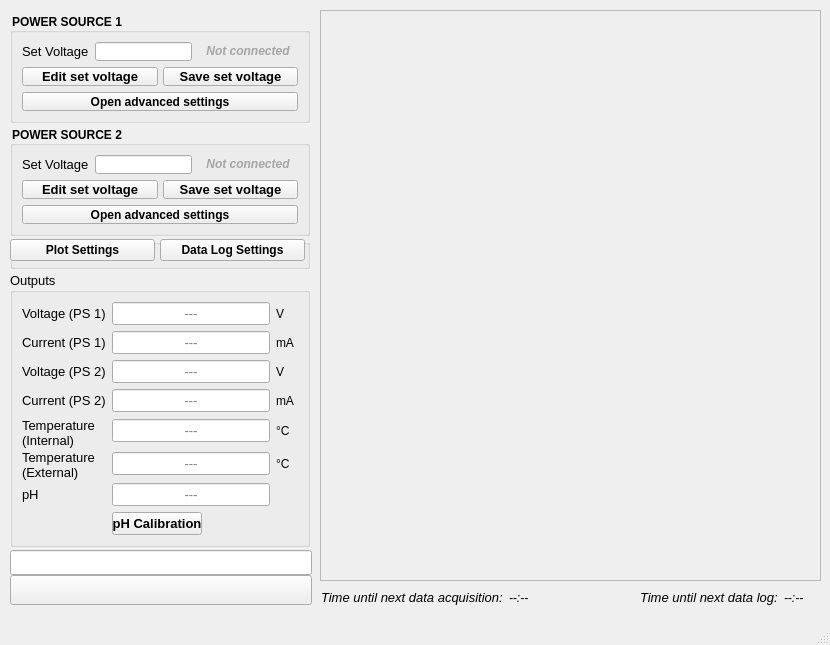
<?xml version="1.0" encoding="UTF-8"?>
<ui version="4.0">
 <class>MainWindow</class>
 <widget class="QMainWindow" name="MainWindow">
  <property name="geometry">
   <rect>
    <x>0</x>
    <y>0</y>
    <width>830</width>
    <height>645</height>
   </rect>
  </property>
  <property name="sizePolicy">
   <sizepolicy hsizetype="Fixed" vsizetype="Fixed">
    <horstretch>0</horstretch>
    <verstretch>0</verstretch>
   </sizepolicy>
  </property>
  <property name="minimumSize">
   <size>
    <width>830</width>
    <height>645</height>
   </size>
  </property>
  <property name="maximumSize">
   <size>
    <width>830</width>
    <height>645</height>
   </size>
  </property>
  <property name="windowTitle">
   <string>MainWindow</string>
  </property>
  <widget class="QWidget" name="centralwidget">
   <widget class="QWidget" name="layoutWidget">
    <property name="geometry">
     <rect>
      <x>640</x>
      <y>590</y>
      <width>190</width>
      <height>21</height>
     </rect>
    </property>
    <layout class="QFormLayout" name="formLayout_3">
     <item row="0" column="1">
      <widget class="QLabel" name="timerLabel">
       <property name="maximumSize">
        <size>
         <width>16777215</width>
         <height>18</height>
        </size>
       </property>
       <property name="font">
        <font>
         <italic>true</italic>
        </font>
       </property>
       <property name="text">
        <string>--:--</string>
       </property>
      </widget>
     </item>
     <item row="0" column="0">
      <widget class="QLabel" name="timeuntilLabel">
       <property name="maximumSize">
        <size>
         <width>16777215</width>
         <height>18</height>
        </size>
       </property>
       <property name="font">
        <font>
         <pointsize>10</pointsize>
         <italic>true</italic>
        </font>
       </property>
       <property name="text">
        <string>Time until next data log:</string>
       </property>
      </widget>
     </item>
    </layout>
   </widget>
   <widget class="QWidget" name="layoutWidget">
    <property name="geometry">
     <rect>
      <x>10</x>
      <y>10</y>
      <width>302</width>
      <height>601</height>
     </rect>
    </property>
    <layout class="QVBoxLayout" name="verticalLayout_2" stretch="0,0,0,0,0">
     <property name="spacing">
      <number>0</number>
     </property>
     <item>
      <widget class="QGroupBox" name="groupBox">
       <property name="sizePolicy">
        <sizepolicy hsizetype="Preferred" vsizetype="Fixed">
         <horstretch>0</horstretch>
         <verstretch>0</verstretch>
        </sizepolicy>
       </property>
       <property name="minimumSize">
        <size>
         <width>300</width>
         <height>0</height>
        </size>
       </property>
       <property name="maximumSize">
        <size>
         <width>300</width>
         <height>110</height>
        </size>
       </property>
       <property name="font">
        <font>
         <weight>75</weight>
         <bold>true</bold>
        </font>
       </property>
       <property name="styleSheet">
        <string notr="true">font-weight: bold</string>
       </property>
       <property name="title">
        <string>POWER SOURCE 1</string>
       </property>
       <layout class="QFormLayout" name="formLayout_2">
        <item row="0" column="1">
         <layout class="QHBoxLayout" name="horizontalLayout_13">
          <item>
           <widget class="QLineEdit" name="setvoltageDisplay">
            <property name="font">
             <font>
              <pointsize>14</pointsize>
             </font>
            </property>
            <property name="styleSheet">
             <string notr="true">font-weight: normal;</string>
            </property>
            <property name="alignment">
             <set>Qt::AlignCenter</set>
            </property>
            <property name="readOnly">
             <bool>true</bool>
            </property>
           </widget>
          </item>
          <item>
           <widget class="QLabel" name="statusPS1">
            <property name="sizePolicy">
             <sizepolicy hsizetype="Preferred" vsizetype="Preferred">
              <horstretch>0</horstretch>
              <verstretch>0</verstretch>
             </sizepolicy>
            </property>
            <property name="minimumSize">
             <size>
              <width>100</width>
              <height>0</height>
             </size>
            </property>
            <property name="maximumSize">
             <size>
              <width>100</width>
              <height>18</height>
             </size>
            </property>
            <property name="font">
             <font>
              <weight>75</weight>
              <italic>true</italic>
              <bold>true</bold>
             </font>
            </property>
            <property name="autoFillBackground">
             <bool>false</bool>
            </property>
            <property name="styleSheet">
             <string notr="true">color: rgb(165, 165, 165);</string>
            </property>
            <property name="frameShape">
             <enum>QFrame::NoFrame</enum>
            </property>
            <property name="text">
             <string>Not connected</string>
            </property>
            <property name="alignment">
             <set>Qt::AlignCenter</set>
            </property>
            <property name="wordWrap">
             <bool>false</bool>
            </property>
           </widget>
          </item>
         </layout>
        </item>
        <item row="1" column="0" colspan="2">
         <layout class="QHBoxLayout" name="horizontalLayout_2">
          <property name="spacing">
           <number>5</number>
          </property>
          <item>
           <widget class="QPushButton" name="settingsEditButton">
            <property name="minimumSize">
             <size>
              <width>0</width>
              <height>0</height>
             </size>
            </property>
            <property name="maximumSize">
             <size>
              <width>16777215</width>
              <height>16777215</height>
             </size>
            </property>
            <property name="font">
             <font>
              <pointsize>10</pointsize>
              <weight>75</weight>
              <bold>true</bold>
             </font>
            </property>
            <property name="toolTip">
             <string>Edit set voltage of PS 1</string>
            </property>
            <property name="text">
             <string>Edit set voltage</string>
            </property>
           </widget>
          </item>
          <item>
           <widget class="QPushButton" name="settingsOKButton">
            <property name="minimumSize">
             <size>
              <width>0</width>
              <height>0</height>
             </size>
            </property>
            <property name="maximumSize">
             <size>
              <width>16777215</width>
              <height>16777215</height>
             </size>
            </property>
            <property name="font">
             <font>
              <pointsize>10</pointsize>
              <weight>75</weight>
              <bold>true</bold>
             </font>
            </property>
            <property name="toolTip">
             <string>Save set changes to set voltage (PS 1)</string>
            </property>
            <property name="text">
             <string>Save set voltage</string>
            </property>
           </widget>
          </item>
         </layout>
        </item>
        <item row="2" column="0" colspan="2">
         <widget class="QPushButton" name="advsetButton">
          <property name="minimumSize">
           <size>
            <width>0</width>
            <height>0</height>
           </size>
          </property>
          <property name="maximumSize">
           <size>
            <width>16777215</width>
            <height>16777215</height>
           </size>
          </property>
          <property name="font">
           <font>
            <pointsize>9</pointsize>
            <weight>75</weight>
            <bold>true</bold>
           </font>
          </property>
          <property name="toolTip">
           <string>Open advanced settings for PS 1</string>
          </property>
          <property name="text">
           <string>Open advanced settings</string>
          </property>
         </widget>
        </item>
        <item row="0" column="0">
         <layout class="QHBoxLayout" name="horizontalLayout_11">
          <item>
           <widget class="QLabel" name="label_2">
            <property name="font">
             <font>
              <pointsize>10</pointsize>
             </font>
            </property>
            <property name="styleSheet">
             <string notr="true">font-weight:normal;</string>
            </property>
            <property name="text">
             <string>Set Voltage</string>
            </property>
           </widget>
          </item>
         </layout>
        </item>
       </layout>
      </widget>
     </item>
     <item>
      <widget class="QGroupBox" name="groupBox_3">
       <property name="sizePolicy">
        <sizepolicy hsizetype="Preferred" vsizetype="Fixed">
         <horstretch>0</horstretch>
         <verstretch>0</verstretch>
        </sizepolicy>
       </property>
       <property name="minimumSize">
        <size>
         <width>300</width>
         <height>0</height>
        </size>
       </property>
       <property name="maximumSize">
        <size>
         <width>300</width>
         <height>110</height>
        </size>
       </property>
       <property name="font">
        <font>
         <weight>75</weight>
         <bold>true</bold>
        </font>
       </property>
       <property name="styleSheet">
        <string notr="true">font-weight: bold</string>
       </property>
       <property name="title">
        <string>POWER SOURCE 2</string>
       </property>
       <layout class="QFormLayout" name="formLayout_4">
        <item row="1" column="0" colspan="2">
         <layout class="QHBoxLayout" name="horizontalLayout_12">
          <property name="spacing">
           <number>5</number>
          </property>
          <item>
           <widget class="QPushButton" name="settingsEditButton2">
            <property name="minimumSize">
             <size>
              <width>0</width>
              <height>0</height>
             </size>
            </property>
            <property name="maximumSize">
             <size>
              <width>16777215</width>
              <height>16777215</height>
             </size>
            </property>
            <property name="font">
             <font>
              <pointsize>10</pointsize>
              <weight>75</weight>
              <bold>true</bold>
             </font>
            </property>
            <property name="toolTip">
             <string>Edit set voltage of PS 2</string>
            </property>
            <property name="text">
             <string>Edit set voltage</string>
            </property>
           </widget>
          </item>
          <item>
           <widget class="QPushButton" name="settingsOKButton2">
            <property name="minimumSize">
             <size>
              <width>0</width>
              <height>0</height>
             </size>
            </property>
            <property name="maximumSize">
             <size>
              <width>16777215</width>
              <height>16777215</height>
             </size>
            </property>
            <property name="font">
             <font>
              <pointsize>10</pointsize>
              <weight>75</weight>
              <bold>true</bold>
             </font>
            </property>
            <property name="toolTip">
             <string>Save set changes to set voltage (PS 2)</string>
            </property>
            <property name="text">
             <string>Save set voltage</string>
            </property>
           </widget>
          </item>
         </layout>
        </item>
        <item row="2" column="0" colspan="2">
         <widget class="QPushButton" name="advsetButton2">
          <property name="minimumSize">
           <size>
            <width>0</width>
            <height>0</height>
           </size>
          </property>
          <property name="maximumSize">
           <size>
            <width>16777215</width>
            <height>16777215</height>
           </size>
          </property>
          <property name="font">
           <font>
            <pointsize>9</pointsize>
            <weight>75</weight>
            <bold>true</bold>
           </font>
          </property>
          <property name="toolTip">
           <string>Open advanced settings for PS 2</string>
          </property>
          <property name="text">
           <string>Open advanced settings</string>
          </property>
         </widget>
        </item>
        <item row="0" column="1">
         <layout class="QHBoxLayout" name="horizontalLayout_15">
          <item>
           <widget class="QLineEdit" name="setvoltageDisplay2">
            <property name="styleSheet">
             <string notr="true">font-weight: normal</string>
            </property>
            <property name="alignment">
             <set>Qt::AlignCenter</set>
            </property>
            <property name="readOnly">
             <bool>true</bool>
            </property>
           </widget>
          </item>
          <item>
           <widget class="QLabel" name="statusPS2">
            <property name="minimumSize">
             <size>
              <width>100</width>
              <height>0</height>
             </size>
            </property>
            <property name="maximumSize">
             <size>
              <width>100</width>
              <height>18</height>
             </size>
            </property>
            <property name="font">
             <font>
              <weight>75</weight>
              <italic>true</italic>
              <bold>true</bold>
             </font>
            </property>
            <property name="styleSheet">
             <string notr="true">color: rgb(165, 165, 165); </string>
            </property>
            <property name="text">
             <string>Not connected</string>
            </property>
            <property name="alignment">
             <set>Qt::AlignCenter</set>
            </property>
           </widget>
          </item>
         </layout>
        </item>
        <item row="0" column="0">
         <layout class="QHBoxLayout" name="horizontalLayout_14">
          <item>
           <widget class="QLabel" name="label_11">
            <property name="font">
             <font>
              <pointsize>10</pointsize>
             </font>
            </property>
            <property name="styleSheet">
             <string notr="true">font-weight: normal</string>
            </property>
            <property name="text">
             <string>Set Voltage</string>
            </property>
           </widget>
          </item>
         </layout>
        </item>
       </layout>
      </widget>
     </item>
     <item>
      <widget class="QGroupBox" name="groupBox_4">
       <property name="maximumSize">
        <size>
         <width>300</width>
         <height>30</height>
        </size>
       </property>
       <property name="title">
        <string/>
       </property>
       <widget class="QWidget" name="layoutWidget">
        <property name="geometry">
         <rect>
          <x>0</x>
          <y>0</y>
          <width>309</width>
          <height>32</height>
         </rect>
        </property>
        <layout class="QHBoxLayout" name="horizontalLayout_5">
         <property name="spacing">
          <number>5</number>
         </property>
         <property name="sizeConstraint">
          <enum>QLayout::SetFixedSize</enum>
         </property>
         <property name="rightMargin">
          <number>0</number>
         </property>
         <item>
          <widget class="QPushButton" name="plotsetButton">
           <property name="minimumSize">
            <size>
             <width>145</width>
             <height>0</height>
            </size>
           </property>
           <property name="maximumSize">
            <size>
             <width>145</width>
             <height>16777215</height>
            </size>
           </property>
           <property name="font">
            <font>
             <pointsize>9</pointsize>
             <weight>75</weight>
             <bold>true</bold>
            </font>
           </property>
           <property name="text">
            <string>Plot Settings</string>
           </property>
          </widget>
         </item>
         <item>
          <widget class="QPushButton" name="datalogButton">
           <property name="minimumSize">
            <size>
             <width>145</width>
             <height>0</height>
            </size>
           </property>
           <property name="maximumSize">
            <size>
             <width>145</width>
             <height>16777215</height>
            </size>
           </property>
           <property name="font">
            <font>
             <pointsize>9</pointsize>
             <weight>75</weight>
             <bold>true</bold>
            </font>
           </property>
           <property name="text">
            <string>Data Log Settings</string>
           </property>
          </widget>
         </item>
        </layout>
       </widget>
      </widget>
     </item>
     <item>
      <widget class="QGroupBox" name="groupBox_2">
       <property name="sizePolicy">
        <sizepolicy hsizetype="Preferred" vsizetype="Fixed">
         <horstretch>0</horstretch>
         <verstretch>0</verstretch>
        </sizepolicy>
       </property>
       <property name="minimumSize">
        <size>
         <width>300</width>
         <height>0</height>
        </size>
       </property>
       <property name="maximumSize">
        <size>
         <width>300</width>
         <height>275</height>
        </size>
       </property>
       <property name="font">
        <font>
         <pointsize>10</pointsize>
        </font>
       </property>
       <property name="title">
        <string>Outputs </string>
       </property>
       <layout class="QFormLayout" name="formLayout">
        <item row="0" column="0">
         <widget class="QLabel" name="label_5">
          <property name="text">
           <string>Voltage (PS 1)</string>
          </property>
         </widget>
        </item>
        <item row="0" column="1">
         <layout class="QHBoxLayout" name="horizontalLayout_6">
          <item>
           <widget class="QLineEdit" name="voltageDisplay">
            <property name="maximumSize">
             <size>
              <width>16777215</width>
              <height>16777215</height>
             </size>
            </property>
            <property name="font">
             <font>
              <pointsize>10</pointsize>
             </font>
            </property>
            <property name="cursor">
             <cursorShape>ArrowCursor</cursorShape>
            </property>
            <property name="alignment">
             <set>Qt::AlignCenter</set>
            </property>
            <property name="readOnly">
             <bool>true</bool>
            </property>
            <property name="placeholderText">
             <string>---</string>
            </property>
           </widget>
          </item>
          <item>
           <widget class="QLabel" name="currentunitLabel_2">
            <property name="minimumSize">
             <size>
              <width>22</width>
              <height>0</height>
             </size>
            </property>
            <property name="maximumSize">
             <size>
              <width>16777215</width>
              <height>16777215</height>
             </size>
            </property>
            <property name="font">
             <font>
              <pointsize>9</pointsize>
             </font>
            </property>
            <property name="text">
             <string>V</string>
            </property>
           </widget>
          </item>
         </layout>
        </item>
        <item row="1" column="0">
         <widget class="QLabel" name="currentLabel">
          <property name="font">
           <font>
            <pointsize>10</pointsize>
           </font>
          </property>
          <property name="autoFillBackground">
           <bool>false</bool>
          </property>
          <property name="text">
           <string>Current (PS 1)</string>
          </property>
         </widget>
        </item>
        <item row="1" column="1">
         <layout class="QHBoxLayout" name="horizontalLayout">
          <item>
           <widget class="QLineEdit" name="currentDisplay">
            <property name="maximumSize">
             <size>
              <width>16777215</width>
              <height>16777215</height>
             </size>
            </property>
            <property name="font">
             <font>
              <pointsize>10</pointsize>
             </font>
            </property>
            <property name="cursor">
             <cursorShape>ArrowCursor</cursorShape>
            </property>
            <property name="alignment">
             <set>Qt::AlignCenter</set>
            </property>
            <property name="readOnly">
             <bool>true</bool>
            </property>
            <property name="placeholderText">
             <string>---</string>
            </property>
           </widget>
          </item>
          <item>
           <widget class="QLabel" name="currentunitLabel">
            <property name="minimumSize">
             <size>
              <width>22</width>
              <height>0</height>
             </size>
            </property>
            <property name="maximumSize">
             <size>
              <width>16777215</width>
              <height>16777215</height>
             </size>
            </property>
            <property name="font">
             <font>
              <pointsize>9</pointsize>
             </font>
            </property>
            <property name="text">
             <string>mA</string>
            </property>
           </widget>
          </item>
         </layout>
        </item>
        <item row="2" column="0">
         <widget class="QLabel" name="label_6">
          <property name="text">
           <string>Voltage (PS 2)</string>
          </property>
         </widget>
        </item>
        <item row="2" column="1">
         <layout class="QHBoxLayout" name="horizontalLayout_9">
          <item>
           <widget class="QLineEdit" name="voltageDisplay2">
            <property name="maximumSize">
             <size>
              <width>16777215</width>
              <height>16777215</height>
             </size>
            </property>
            <property name="font">
             <font>
              <pointsize>10</pointsize>
             </font>
            </property>
            <property name="cursor">
             <cursorShape>ArrowCursor</cursorShape>
            </property>
            <property name="alignment">
             <set>Qt::AlignCenter</set>
            </property>
            <property name="readOnly">
             <bool>true</bool>
            </property>
            <property name="placeholderText">
             <string>---</string>
            </property>
           </widget>
          </item>
          <item>
           <widget class="QLabel" name="currentunitLabel_4">
            <property name="minimumSize">
             <size>
              <width>22</width>
              <height>0</height>
             </size>
            </property>
            <property name="maximumSize">
             <size>
              <width>16777215</width>
              <height>16777215</height>
             </size>
            </property>
            <property name="font">
             <font>
              <pointsize>9</pointsize>
             </font>
            </property>
            <property name="text">
             <string>V</string>
            </property>
           </widget>
          </item>
         </layout>
        </item>
        <item row="3" column="0">
         <widget class="QLabel" name="currentLabel_2">
          <property name="font">
           <font>
            <pointsize>10</pointsize>
           </font>
          </property>
          <property name="autoFillBackground">
           <bool>false</bool>
          </property>
          <property name="text">
           <string>Current (PS 2)</string>
          </property>
         </widget>
        </item>
        <item row="3" column="1">
         <layout class="QHBoxLayout" name="horizontalLayout_10">
          <item>
           <widget class="QLineEdit" name="currentDisplay2">
            <property name="maximumSize">
             <size>
              <width>16777215</width>
              <height>16777215</height>
             </size>
            </property>
            <property name="font">
             <font>
              <pointsize>10</pointsize>
             </font>
            </property>
            <property name="cursor">
             <cursorShape>ArrowCursor</cursorShape>
            </property>
            <property name="alignment">
             <set>Qt::AlignCenter</set>
            </property>
            <property name="readOnly">
             <bool>true</bool>
            </property>
            <property name="placeholderText">
             <string>---</string>
            </property>
           </widget>
          </item>
          <item>
           <widget class="QLabel" name="currentunitLabel_5">
            <property name="minimumSize">
             <size>
              <width>22</width>
              <height>0</height>
             </size>
            </property>
            <property name="maximumSize">
             <size>
              <width>16777215</width>
              <height>16777215</height>
             </size>
            </property>
            <property name="font">
             <font>
              <pointsize>9</pointsize>
             </font>
            </property>
            <property name="text">
             <string>mA</string>
            </property>
           </widget>
          </item>
         </layout>
        </item>
        <item row="4" column="0">
         <widget class="QLabel" name="tempLabel">
          <property name="minimumSize">
           <size>
            <width>0</width>
            <height>30</height>
           </size>
          </property>
          <property name="maximumSize">
           <size>
            <width>80</width>
            <height>16777215</height>
           </size>
          </property>
          <property name="font">
           <font>
            <pointsize>10</pointsize>
           </font>
          </property>
          <property name="text">
           <string>Temperature (Internal)</string>
          </property>
          <property name="wordWrap">
           <bool>true</bool>
          </property>
         </widget>
        </item>
        <item row="4" column="1">
         <layout class="QHBoxLayout" name="horizontalLayout_3">
          <item>
           <widget class="QLineEdit" name="tempDisplay1">
            <property name="maximumSize">
             <size>
              <width>16777215</width>
              <height>16777215</height>
             </size>
            </property>
            <property name="font">
             <font>
              <pointsize>10</pointsize>
             </font>
            </property>
            <property name="cursor">
             <cursorShape>ArrowCursor</cursorShape>
            </property>
            <property name="alignment">
             <set>Qt::AlignCenter</set>
            </property>
            <property name="dragEnabled">
             <bool>false</bool>
            </property>
            <property name="readOnly">
             <bool>true</bool>
            </property>
            <property name="placeholderText">
             <string>---</string>
            </property>
           </widget>
          </item>
          <item>
           <widget class="QLabel" name="tempunitLabel">
            <property name="minimumSize">
             <size>
              <width>22</width>
              <height>0</height>
             </size>
            </property>
            <property name="maximumSize">
             <size>
              <width>16777215</width>
              <height>16777215</height>
             </size>
            </property>
            <property name="font">
             <font>
              <pointsize>9</pointsize>
             </font>
            </property>
            <property name="text">
             <string>°C </string>
            </property>
           </widget>
          </item>
         </layout>
        </item>
        <item row="5" column="0">
         <widget class="QLabel" name="tempLabel_2">
          <property name="minimumSize">
           <size>
            <width>0</width>
            <height>30</height>
           </size>
          </property>
          <property name="maximumSize">
           <size>
            <width>80</width>
            <height>16777215</height>
           </size>
          </property>
          <property name="font">
           <font>
            <pointsize>10</pointsize>
           </font>
          </property>
          <property name="text">
           <string>Temperature (External)</string>
          </property>
          <property name="wordWrap">
           <bool>true</bool>
          </property>
         </widget>
        </item>
        <item row="5" column="1">
         <layout class="QHBoxLayout" name="horizontalLayout_7">
          <item>
           <widget class="QLineEdit" name="tempDisplay2">
            <property name="maximumSize">
             <size>
              <width>16777215</width>
              <height>16777215</height>
             </size>
            </property>
            <property name="font">
             <font>
              <pointsize>10</pointsize>
             </font>
            </property>
            <property name="cursor">
             <cursorShape>ArrowCursor</cursorShape>
            </property>
            <property name="alignment">
             <set>Qt::AlignCenter</set>
            </property>
            <property name="dragEnabled">
             <bool>false</bool>
            </property>
            <property name="readOnly">
             <bool>true</bool>
            </property>
            <property name="placeholderText">
             <string>---</string>
            </property>
           </widget>
          </item>
          <item>
           <widget class="QLabel" name="tempunitLabel_2">
            <property name="minimumSize">
             <size>
              <width>22</width>
              <height>0</height>
             </size>
            </property>
            <property name="maximumSize">
             <size>
              <width>16777215</width>
              <height>16777215</height>
             </size>
            </property>
            <property name="font">
             <font>
              <pointsize>9</pointsize>
             </font>
            </property>
            <property name="text">
             <string>°C </string>
            </property>
           </widget>
          </item>
         </layout>
        </item>
        <item row="6" column="0">
         <widget class="QLabel" name="pHLabel">
          <property name="font">
           <font>
            <pointsize>10</pointsize>
           </font>
          </property>
          <property name="text">
           <string>pH</string>
          </property>
         </widget>
        </item>
        <item row="6" column="1">
         <layout class="QHBoxLayout" name="horizontalLayout_4">
          <item>
           <widget class="QLineEdit" name="pHDisplay">
            <property name="sizePolicy">
             <sizepolicy hsizetype="MinimumExpanding" vsizetype="Fixed">
              <horstretch>0</horstretch>
              <verstretch>0</verstretch>
             </sizepolicy>
            </property>
            <property name="maximumSize">
             <size>
              <width>16777215</width>
              <height>16777215</height>
             </size>
            </property>
            <property name="font">
             <font>
              <pointsize>10</pointsize>
             </font>
            </property>
            <property name="cursor">
             <cursorShape>ArrowCursor</cursorShape>
            </property>
            <property name="alignment">
             <set>Qt::AlignCenter</set>
            </property>
            <property name="readOnly">
             <bool>true</bool>
            </property>
            <property name="placeholderText">
             <string>---</string>
            </property>
           </widget>
          </item>
          <item>
           <widget class="QLabel" name="tempunitLabel_3">
            <property name="minimumSize">
             <size>
              <width>22</width>
              <height>0</height>
             </size>
            </property>
            <property name="maximumSize">
             <size>
              <width>16777215</width>
              <height>16777215</height>
             </size>
            </property>
            <property name="font">
             <font>
              <pointsize>9</pointsize>
             </font>
            </property>
            <property name="text">
             <string/>
            </property>
           </widget>
          </item>
         </layout>
        </item>
        <item row="7" column="1">
         <widget class="QPushButton" name="pHCalibration1">
          <property name="minimumSize">
           <size>
            <width>90</width>
            <height>0</height>
           </size>
          </property>
          <property name="maximumSize">
           <size>
            <width>90</width>
            <height>16777215</height>
           </size>
          </property>
          <property name="font">
           <font>
            <weight>75</weight>
            <bold>true</bold>
           </font>
          </property>
          <property name="text">
           <string>pH Calibration</string>
          </property>
         </widget>
        </item>
       </layout>
      </widget>
     </item>
     <item>
      <layout class="QVBoxLayout" name="verticalLayout">
       <property name="spacing">
        <number>0</number>
       </property>
       <property name="sizeConstraint">
        <enum>QLayout::SetMaximumSize</enum>
       </property>
       <item>
        <widget class="QLineEdit" name="onlineDisplay">
         <property name="minimumSize">
          <size>
           <width>0</width>
           <height>25</height>
          </size>
         </property>
         <property name="maximumSize">
          <size>
           <width>16777215</width>
           <height>25</height>
          </size>
         </property>
         <property name="font">
          <font>
           <pointsize>10</pointsize>
          </font>
         </property>
         <property name="cursor">
          <cursorShape>ArrowCursor</cursorShape>
         </property>
         <property name="text">
          <string/>
         </property>
         <property name="alignment">
          <set>Qt::AlignCenter</set>
         </property>
         <property name="readOnly">
          <bool>true</bool>
         </property>
        </widget>
       </item>
       <item>
        <widget class="QPushButton" name="startButton">
         <property name="minimumSize">
          <size>
           <width>0</width>
           <height>30</height>
          </size>
         </property>
         <property name="maximumSize">
          <size>
           <width>16777215</width>
           <height>30</height>
          </size>
         </property>
         <property name="font">
          <font>
           <pointsize>9</pointsize>
           <weight>75</weight>
           <bold>true</bold>
          </font>
         </property>
         <property name="text">
          <string/>
         </property>
         <property name="checkable">
          <bool>true</bool>
         </property>
        </widget>
       </item>
      </layout>
     </item>
    </layout>
   </widget>
   <widget class="QScrollArea" name="graphingArea">
    <property name="geometry">
     <rect>
      <x>320</x>
      <y>10</y>
      <width>501</width>
      <height>571</height>
     </rect>
    </property>
    <property name="widgetResizable">
     <bool>true</bool>
    </property>
    <widget class="QWidget" name="graphingAreaWidgetContents">
     <property name="geometry">
      <rect>
       <x>0</x>
       <y>0</y>
       <width>499</width>
       <height>569</height>
      </rect>
     </property>
    </widget>
   </widget>
   <widget class="QWidget" name="layoutWidget_2">
    <property name="geometry">
     <rect>
      <x>321</x>
      <y>590</y>
      <width>241</width>
      <height>21</height>
     </rect>
    </property>
    <layout class="QFormLayout" name="formLayout_5">
     <item row="0" column="0">
      <widget class="QLabel" name="timeuntilLabel_3">
       <property name="maximumSize">
        <size>
         <width>16777215</width>
         <height>18</height>
        </size>
       </property>
       <property name="font">
        <font>
         <pointsize>10</pointsize>
         <italic>true</italic>
        </font>
       </property>
       <property name="text">
        <string>Time until next data acquisition:</string>
       </property>
      </widget>
     </item>
     <item row="0" column="1">
      <widget class="QLabel" name="acquisitionTimerLabel">
       <property name="maximumSize">
        <size>
         <width>16777215</width>
         <height>18</height>
        </size>
       </property>
       <property name="font">
        <font>
         <italic>true</italic>
        </font>
       </property>
       <property name="text">
        <string>--:--</string>
       </property>
      </widget>
     </item>
    </layout>
   </widget>
  </widget>
  <widget class="QStatusBar" name="statusbar">
   <property name="styleSheet">
    <string notr="true"/>
   </property>
  </widget>
 </widget>
 <resources/>
 <connections/>
</ui>
